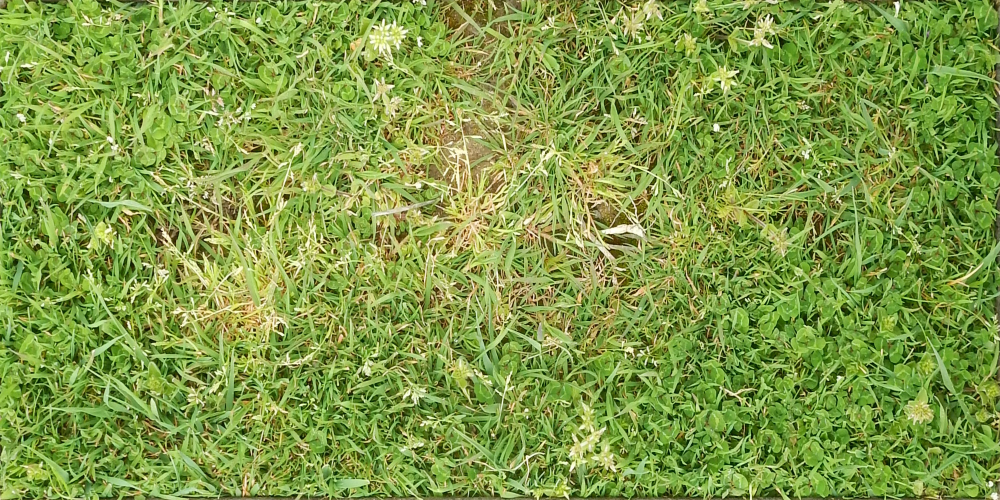
#> input picture csiro-biomass/train/ID227847873.jpg, 2000 x 1000 px, found by its file name (shown at 1/2 size)
$ python create_model_figure.py
#> lines starting #> are read from the running program, lines starting #| are printed output that depends on the picture
#!/usr/bin/env python3
"""Model overview figure: Input → Frozen Backbone → Multi-branch MLP."""

import matplotlib
matplotlib.use('Agg')

import matplotlib.pyplot as plt
from matplotlib.patches import FancyBboxPatch
import numpy as np
import os
from PIL import Image

plt.rcParams.update({
    'font.family': 'serif',
    'font.serif': ['Times New Roman', 'DejaVu Serif'],
    'font.size': 6,
    'figure.dpi': 300,
    'savefig.dpi': 300,
    'savefig.bbox': 'tight',
    'axes.linewidth': 0.5,
})

BASE = '/home/teo/repos/CSIRO---Image2Biomass-Prediction'
OUTPUT = os.path.join(BASE, 'figures', 'model_overview.pdf')
OUTPUT_PNG = os.path.join(BASE, 'figures', 'model_overview.png')
os.makedirs(os.path.dirname(OUTPUT), exist_ok=True)

GREEN = '#C8F7D5'
GRAY  = '#E0E0E0'
COLS  = ['#2c7bb6', '#abd9e9', '#ffffbf', '#fdae61', '#d7191c']

fig, ax = plt.subplots(1, 1, figsize=(3.4, 2.0))
ax.set_xlim(0, 10.2)
ax.set_ylim(0, 6.0)
ax.axis('off')

def rb(x, y, w, h, c, a=1):
    ax.add_patch(FancyBboxPatch((x,y),w,h,boxstyle="round,pad=0.04",
                                facecolor=c,edgecolor='black',linewidth=0.4,alpha=a))

def tx(x, y, s, sz=3.5, w='normal', c='black', ha='center', style='normal'):
    ax.text(x, y, s, fontsize=sz, color=c, ha=ha, va='center', fontweight=w,
            fontstyle=style, clip_on=False)

def ar(x1, y1, x2, y2, lw=0.6):
    ax.annotate('', xy=(x2,y2), xytext=(x1,y1),
                arrowprops=dict(arrowstyle='->', color='#444', lw=lw,
                                shrinkA=4, shrinkB=4), clip_on=False)

# Load sample image for square thumbnails
img_path = os.path.join(BASE, 'csiro-biomass', 'train', 'ID227847873.jpg')
sample = np.array(Image.open(img_path))
#> sample is the input picture: shape (1000, 2000, 3); mean R, G, B 128, 154.1, 70
h, w = sample.shape[0], sample.shape[1]
#> h = 1000; w = 2000
# Both halves are square (1000×1000 each from a 2000×1000 image)
left_img = sample[:, :w//2, :]
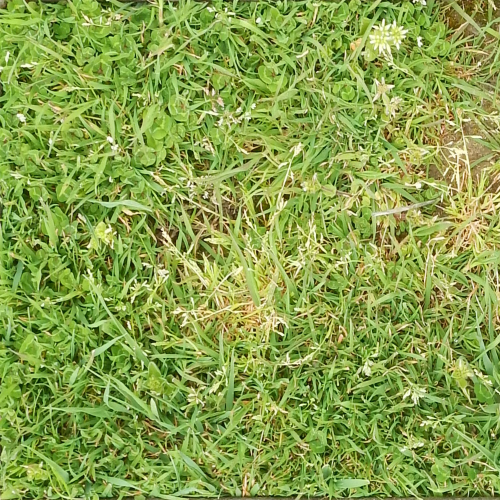
#> left_img: shape (1000, 1000, 3) (shown at 1/2 size); mean R, G, B 136.2, 160.3, 75.1
right_img = sample[:, w//2:, :]
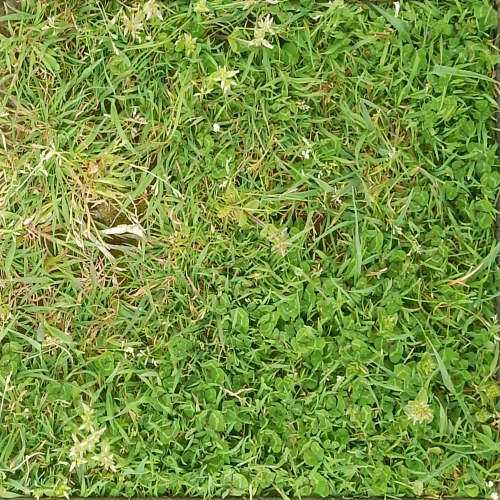
#> right_img: shape (1000, 1000, 3) (shown at 1/2 size); mean R, G, B 119.7, 147.9, 65

CY = 3.2

# ═══ 1. INPUT ═════════════════════════════════════════════════════════
ix, iw, ih = 0.15, 1.6, 2.6
iy = CY - ih/2
rb(ix, iy, iw, ih, GREEN)
tx(ix+iw/2, iy+ih-0.2, 'Input Image', sz=4, w='bold')
tx(ix+iw/2, iy+ih-0.45, '(2000×1000 px)', sz=3)

# Square thumbnails stacked vertically
from matplotlib.offsetbox import OffsetImage, AnnotationBbox

thumb_size = 0.55  # square
# Center x for thumbnails
thumb_cx = ix + iw/2

# Left crop (top)
yl = iy + 1.6
l_sq = np.array(Image.fromarray(left_img).resize((int(thumb_size*50), int(thumb_size*50))))
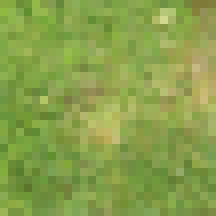
#> l_sq: shape (27, 27, 3) (shown 8 times larger); mean R, G, B 136.3, 160.4, 75.1
im_l = OffsetImage(l_sq, zoom=0.3)
ab_l = AnnotationBbox(im_l, (thumb_cx, yl), frameon=True, pad=0.02,
                       box_alignment=(0.5, 0.5), clip_on=False)
ax.add_artist(ab_l)
tx(ix+0.35, yl, 'L', sz=3, w='bold', ha='left')
tx(ix+iw-0.1, yl, '1008²', sz=2.5, ha='right')

# Right crop (bottom)
yr = iy + 0.9
r_sq = np.array(Image.fromarray(right_img).resize((int(thumb_size*50), int(thumb_size*50))))
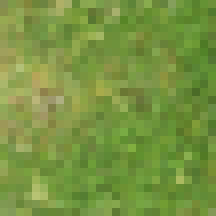
#> r_sq: shape (27, 27, 3) (shown 8 times larger); mean R, G, B 119.8, 148.1, 65
im_r = OffsetImage(r_sq, zoom=0.3)
ab_r = AnnotationBbox(im_r, (thumb_cx, yr), frameon=True, pad=0.02,
                       box_alignment=(0.5, 0.5), clip_on=False)
ax.add_artist(ab_r)
tx(ix+0.35, yr, 'R', sz=3, w='bold', ha='left')
tx(ix+iw-0.1, yr, '1008²', sz=2.5, ha='right')

# ═══ Arrow: Input → Backbone ═════════════════════════════════════════
ar(ix+iw-0.1, CY, ix+iw+0.6, CY)

# ═══ 2. BACKBONE ══════════════════════════════════════════════════════
bx, bw, bh = 2.25, 2.6, 1.5
by = CY - bh/2
rb(bx, by, bw, bh, GRAY)
# Frozen indicator: dashed border
# ax.add_patch(FancyBboxPatch((bx+0.1,by+0.1),bw-0.2,bh-0.2,
#                              boxstyle="round,pad=0.03",facecolor='none',
#                              edgecolor='#999',linewidth=0.6,linestyle='--'))

tx(bx+bw/2, by+bh-0.2, 'Feature Extractor', sz=4, w='bold')
tx(bx+bw/2, by+bh-0.45, 'DINOv3 ViT-L/16', sz=3.5)
# tx(bx+bw/2, by+bh-0.70, '(frozen)', sz=3)

# Simple two-path representation: two horizontal lines through the backbone
# representing L and R being processed by the same weights
ly = CY + 0.3
lry = CY - 0.3
# [6 lines of commented-out code are left out]
tx(bx+bw/2, CY, 'Shared', sz=3, c='#555')

# Output label below
tx(bx+bw/2, by+0.2, 'Concat → [2048]', sz=3, w='bold')

# ═══ Arrow → Heads ════════════════════════════════════════════════════
sx = bx + bw + 0.6
ar(bx+bw-0.1, by+0.75, sx, by+0.75)

# Vertical stem going to heads
n = 5
hh = 0.25
hg = 0.15
th = n*hh + (n-1)*hg
hb = CY - th/2

ax.plot([sx-0.2, sx-0.2], [by-0.1, hb+th-0.1], color='#444', lw=0.6, clip_on=False)

# ═══ 3. MLP HEADS ═════════════════════════════════════════════════════
hx, hw = sx + 0.2, 1.6
lbls = ['Dead (0.1)', 'Clover (0.1)', 'Green (0.1)', 'GDM (0.2)', 'Total (0.5)']

for i in range(n):
    hy = hb + i*(hh+hg)
    rb(hx, hy, hw, hh, COLS[i], 0.8)
    tx(hx+hw/2, hy+hh/2, 'MLP', sz=3, w='bold', c='#222')
    # Target name outside to the right
    tx(hx+hw+0.06, hy+hh/2, lbls[i], sz=3, c='#444', ha='left')
    # Horizontal connector from stem
    ax.plot([sx, hx], [hy+hh/2, hy+hh/2], color='#444', lw=0.4, clip_on=False)
    ax.annotate('', xy=(hx, hy+hh/2), xytext=(hx-0.03, hy+hh/2),
                arrowprops=dict(arrowstyle='->', color='#444', lw=0.4), clip_on=False)

tx(hx+hw/2, hb+th+0.2, 'MLP Heads', sz=4, w='bold')

# ── Save ──────────────────────────────────────────────────────────────
fig.savefig(OUTPUT, format='pdf')
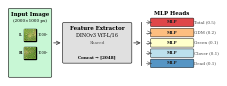
#> figure drawn by matplotlib, 1 panel
fig.savefig(OUTPUT_PNG, format='png', dpi=600)
print(f'Saved: {OUTPUT}')
print(f'Saved: {OUTPUT_PNG}')
plt.close(fig)
